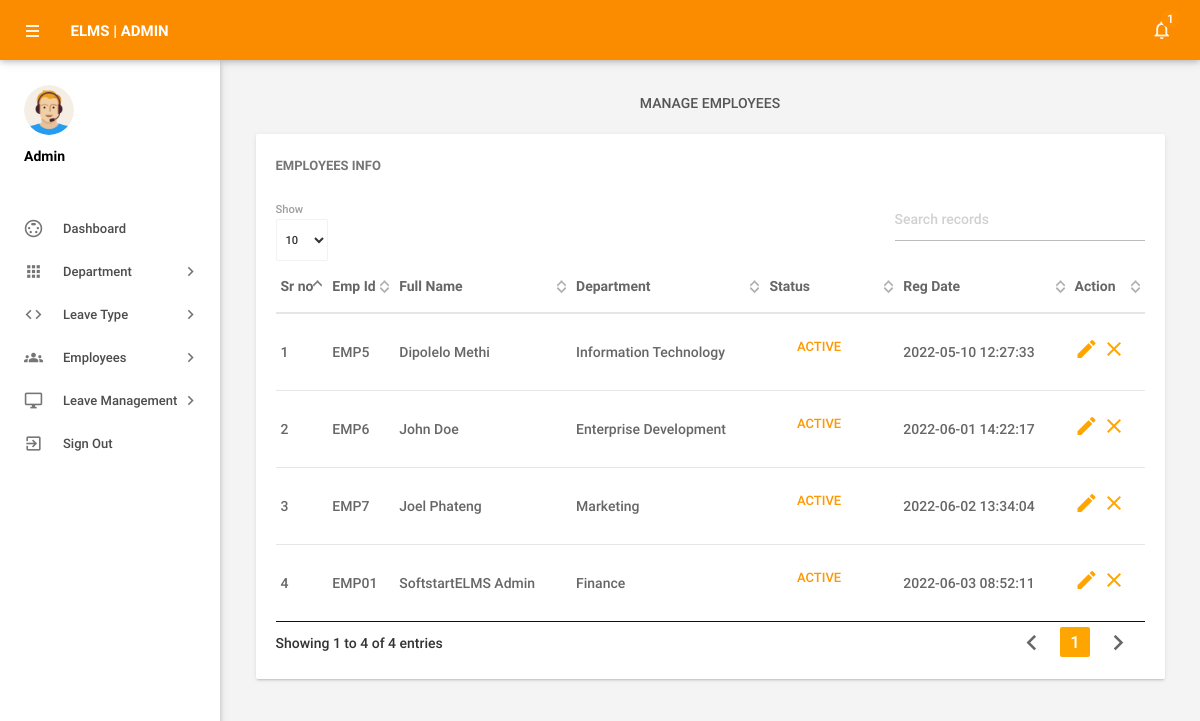
Screenshot of /admin/manageemployee.php (signed in) with the database file from the repository.
### tables this page shows
CREATE TABLE `employees` (
  `id` int(11) NOT NULL,
  `EmpId` varchar(100) NOT NULL,
  `FirstName` varchar(150) NOT NULL,
  `LastName` varchar(150) NOT NULL,
  `EmailId` varchar(200) NOT NULL,
  `Password` varchar(180) NOT NULL,
  `Gender` varchar(100) NOT NULL,
  `Dob` varchar(100) NOT NULL,
  `Department` varchar(255) NOT NULL,
  `Address` varchar(255) NOT NULL,
  `City` varchar(200) NOT NULL,
  `Country` varchar(150) NOT NULL,
  `Phonenumber` char(11) NOT NULL,
  `Status` int(1) NOT NULL,
  `RegDate` timestamp NOT NULL DEFAULT current_timestamp(),
  `RoleID` int(11) NOT NULL
);

### admin/manageemployee.php (the view, shortened to what this page needs)
<?php
include('includes/config.php');
if(strlen($_SESSION['alogin'])==0)
    {
header('location:index.php');
}
else{
 ?>
<!DOCTYPE html>
<html lang="en">
    <head>
        <link type="text/css" rel="stylesheet" href="../assets/plugins/materialize/css/materialize.min.css"/>
        <link href="../assets/plugins/material-preloader/css/materialPreloader.min.css" rel="stylesheet">
        <link href="../assets/plugins/datatables/css/jquery.dataTables.min.css" rel="stylesheet">
        <link href="../assets/css/alpha.min.css" rel="stylesheet" type="text/css"/>
        <link href="../assets/css/custom.css" rel="stylesheet" type="text/css"/>
    </head>
    <body>
       <?php include('includes/header.php');?>
       <?php include('includes/sidebar.php');?>
            <main class="mn-inner">
                <div class="row">
                    <div class="col s12">
                        <div class="page-title">Manage Employees</div>
                    </div>
                    <div class="col s12 m12 l12">
                        <div class="card">
                            <div class="card-content">
                                <span class="card-title">Employees Info</span>
                                <table id="example" class="display responsive-table ">
                                    <thead>
                                        <tr>
                                            <th>Sr no</th>
                                            <th>Emp Id</th>
                                            <th>Full Name</th>
                                            <th>Department</th>
                                             <th>Status</th>
                                             <th>Reg Date</th>
                                            <th>Action</th>
                                        </tr>
                                    </thead>
                                    <tbody>
<?php $sql = "SELECT EmpId,FirstName,LastName,Department,Status,RegDate,id from  employees";
$query = $dbh -> prepare($sql);
$query->execute();
$results=$query->fetchAll(PDO::FETCH_OBJ);
$cnt=1;
if($query->rowCount() > 0)
{
foreach($results as $result)
{               ?>
                                        <tr>
                                            <td> <?php echo htmlentities($cnt);?></td>
                                            <td><?php echo htmlentities($result->EmpId);?></td>
                                            <td><?php echo htmlentities($result->FirstName);?>&nbsp;<?php echo htmlentities($result->LastName);?></td>
                                            <td><?php echo htmlentities($result->Department);?></td>
                                             <td><?php $stats=$result->Status;
if($stats){
                                             ?>
                                                 <a class="waves-effect waves-green btn-flat m-b-xs">Active</a>
                                                 <?php } else { ?>
                                                 <a class="waves-effect waves-red btn-flat m-b-xs">Inactive</a>
                                                 <?php } ?>
                                             </td>
                                              <td><?php echo htmlentities($result->RegDate);?></td>
                                            <td><a href="editemployee.php?empid=<?php echo htmlentities($result->id);?>"><i class="material-icons">mode_edit</i></a>
                                        <?php if($result->Status==1)
 {?>
<a href="manageemployee.php?inid=<?php echo htmlentities($result->id);?>" onclick="return confirm('Are you sure you want to suspend this employee?');"" > <i class="material-icons" title="Inactive">clear</i>
<?php } else {?>
                                            <a href="manageemployee.php?id=<?php echo htmlentities($result->id);?>" onclick="return confirm('Are you sure you want to activate this employee?');""><i class="material-icons" title="Active">done</i>
                                            <?php } ?> </td>
                                        </tr>
                                         <?php $cnt++;} }?>
                                    </tbody>
                                </table>
                            </div>
                        </div>
                    </div>
                </div>
            </main>
        </div>
        <div class="left-sidebar-hover"></div>
    </body>
</html>
<?php } ?>

### rows the page displays
employees: EmpId "EMP5", FirstName "Dipolelo", LastName "Methi", Department "Information Technology", Status "ACTIVE", RegDate "2022-05-10 12:27:33"
employees: EmpId "EMP6", FirstName "John", LastName "Doe", Department "Enterprise Development", Status "ACTIVE", RegDate "2022-06-01 14:22:17"
employees: EmpId "EMP7", FirstName "Joel", LastName "Phateng", Department "Marketing", Status "ACTIVE", RegDate "2022-06-02 13:34:04"
employees: EmpId "EMP01", FirstName "SoftstartELMS", LastName "Admin", Department "Finance", Status "ACTIVE", RegDate "2022-06-03 08:52:11"

### other values shown
$unreadcount "1"
